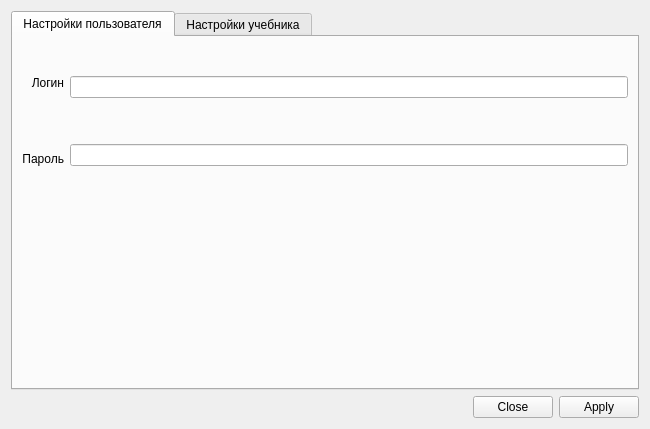
<?xml version="1.0" encoding="UTF-8"?>
<ui version="4.0">
 <class>Dialog</class>
 <widget class="QDialog" name="Dialog">
  <property name="geometry">
   <rect>
    <x>0</x>
    <y>0</y>
    <width>650</width>
    <height>429</height>
   </rect>
  </property>
  <property name="windowTitle">
   <string>Dialog</string>
  </property>
  <layout class="QVBoxLayout" name="verticalLayout">
   <item>
    <widget class="QTabWidget" name="settings_tabs">
     <property name="enabled">
      <bool>true</bool>
     </property>
     <property name="currentIndex">
      <number>0</number>
     </property>
     <widget class="QWidget" name="userData_tab">
      <attribute name="title">
       <string>Настройки пользователя</string>
      </attribute>
      <layout class="QVBoxLayout" name="verticalLayout_7">
       <item>
        <spacer name="verticalSpacer_11">
         <property name="orientation">
          <enum>Qt::Vertical</enum>
         </property>
         <property name="sizeHint" stdset="0">
          <size>
           <width>20</width>
           <height>26</height>
          </size>
         </property>
        </spacer>
       </item>
       <item>
        <layout class="QHBoxLayout" name="horizontalLayout_9">
         <item>
          <layout class="QVBoxLayout" name="verticalLayout_5">
           <item>
            <layout class="QHBoxLayout" name="horizontalLayout_8">
             <item>
              <widget class="QLabel" name="label_4">
               <property name="text">
                <string>Логин</string>
               </property>
               <property name="alignment">
                <set>Qt::AlignRight|Qt::AlignTrailing|Qt::AlignVCenter</set>
               </property>
              </widget>
             </item>
            </layout>
           </item>
           <item>
            <spacer name="verticalSpacer_9">
             <property name="orientation">
              <enum>Qt::Vertical</enum>
             </property>
             <property name="sizeHint" stdset="0">
              <size>
               <width>20</width>
               <height>40</height>
              </size>
             </property>
            </spacer>
           </item>
           <item>
            <layout class="QHBoxLayout" name="horizontalLayout_7">
             <item>
              <widget class="QLabel" name="label_5">
               <property name="text">
                <string>Пароль</string>
               </property>
               <property name="alignment">
                <set>Qt::AlignRight|Qt::AlignTrailing|Qt::AlignVCenter</set>
               </property>
              </widget>
             </item>
            </layout>
           </item>
          </layout>
         </item>
         <item>
          <layout class="QVBoxLayout" name="verticalLayout_6">
           <item>
            <widget class="QLineEdit" name="login_edit"/>
           </item>
           <item>
            <spacer name="verticalSpacer_10">
             <property name="orientation">
              <enum>Qt::Vertical</enum>
             </property>
             <property name="sizeHint" stdset="0">
              <size>
               <width>20</width>
               <height>40</height>
              </size>
             </property>
            </spacer>
           </item>
           <item>
            <widget class="QLineEdit" name="password_edit"/>
           </item>
          </layout>
         </item>
        </layout>
       </item>
       <item>
        <spacer name="verticalSpacer_12">
         <property name="orientation">
          <enum>Qt::Vertical</enum>
         </property>
         <property name="sizeHint" stdset="0">
          <size>
           <width>20</width>
           <height>26</height>
          </size>
         </property>
        </spacer>
       </item>
       <item>
        <spacer name="verticalSpacer_15">
         <property name="orientation">
          <enum>Qt::Vertical</enum>
         </property>
         <property name="sizeHint" stdset="0">
          <size>
           <width>20</width>
           <height>12</height>
          </size>
         </property>
        </spacer>
       </item>
       <item>
        <spacer name="verticalSpacer_13">
         <property name="orientation">
          <enum>Qt::Vertical</enum>
         </property>
         <property name="sizeHint" stdset="0">
          <size>
           <width>20</width>
           <height>25</height>
          </size>
         </property>
        </spacer>
       </item>
       <item>
        <spacer name="verticalSpacer_17">
         <property name="orientation">
          <enum>Qt::Vertical</enum>
         </property>
         <property name="sizeHint" stdset="0">
          <size>
           <width>20</width>
           <height>12</height>
          </size>
         </property>
        </spacer>
       </item>
       <item>
        <spacer name="verticalSpacer_18">
         <property name="orientation">
          <enum>Qt::Vertical</enum>
         </property>
         <property name="sizeHint" stdset="0">
          <size>
           <width>20</width>
           <height>26</height>
          </size>
         </property>
        </spacer>
       </item>
       <item>
        <spacer name="verticalSpacer_16">
         <property name="orientation">
          <enum>Qt::Vertical</enum>
         </property>
         <property name="sizeHint" stdset="0">
          <size>
           <width>20</width>
           <height>26</height>
          </size>
         </property>
        </spacer>
       </item>
       <item>
        <spacer name="verticalSpacer_14">
         <property name="orientation">
          <enum>Qt::Vertical</enum>
         </property>
         <property name="sizeHint" stdset="0">
          <size>
           <width>20</width>
           <height>26</height>
          </size>
         </property>
        </spacer>
       </item>
      </layout>
     </widget>
     <widget class="QWidget" name="bookData_tab">
      <attribute name="title">
       <string>Настройки учебника</string>
      </attribute>
      <layout class="QVBoxLayout" name="verticalLayout_9">
       <item>
        <spacer name="verticalSpacer">
         <property name="orientation">
          <enum>Qt::Vertical</enum>
         </property>
         <property name="sizeHint" stdset="0">
          <size>
           <width>20</width>
           <height>28</height>
          </size>
         </property>
        </spacer>
       </item>
       <item>
        <layout class="QFormLayout" name="formLayout">
         <property name="fieldGrowthPolicy">
          <enum>QFormLayout::AllNonFixedFieldsGrow</enum>
         </property>
         <item row="0" column="0">
          <layout class="QVBoxLayout" name="verticalLayout_2">
           <item>
            <widget class="QLabel" name="label_3">
             <property name="layoutDirection">
              <enum>Qt::LeftToRight</enum>
             </property>
             <property name="text">
              <string>Курс в CMS</string>
             </property>
             <property name="textFormat">
              <enum>Qt::AutoText</enum>
             </property>
             <property name="alignment">
              <set>Qt::AlignRight|Qt::AlignTrailing|Qt::AlignVCenter</set>
             </property>
            </widget>
           </item>
           <item>
            <widget class="QLabel" name="label">
             <property name="text">
              <string>Первая страница</string>
             </property>
             <property name="alignment">
              <set>Qt::AlignRight|Qt::AlignTrailing|Qt::AlignVCenter</set>
             </property>
            </widget>
           </item>
           <item>
            <widget class="QLabel" name="label_2">
             <property name="text">
              <string>Поля</string>
             </property>
             <property name="alignment">
              <set>Qt::AlignRight|Qt::AlignTrailing|Qt::AlignVCenter</set>
             </property>
            </widget>
           </item>
          </layout>
         </item>
         <item row="0" column="1">
          <layout class="QVBoxLayout" name="verticalLayout_3">
           <item>
            <widget class="QLineEdit" name="cmsCourse_edit">
             <property name="frame">
              <bool>true</bool>
             </property>
            </widget>
           </item>
           <item>
            <widget class="QGroupBox" name="first_page_group">
             <property name="title">
              <string/>
             </property>
             <property name="flat">
              <bool>true</bool>
             </property>
             <property name="checkable">
              <bool>false</bool>
             </property>
             <layout class="QHBoxLayout" name="horizontalLayout_5">
              <property name="topMargin">
               <number>17</number>
              </property>
              <property name="bottomMargin">
               <number>0</number>
              </property>
              <item>
               <widget class="QRadioButton" name="leftPage_radio">
                <property name="text">
                 <string>левая</string>
                </property>
               </widget>
              </item>
              <item>
               <widget class="QRadioButton" name="rightPage_radio">
                <property name="text">
                 <string>правая</string>
                </property>
               </widget>
              </item>
             </layout>
            </widget>
           </item>
           <item>
            <widget class="QGroupBox" name="groupBox">
             <property name="title">
              <string/>
             </property>
             <property name="flat">
              <bool>true</bool>
             </property>
             <layout class="QHBoxLayout" name="horizontalLayout_4">
              <property name="bottomMargin">
               <number>0</number>
              </property>
              <item>
               <widget class="QCheckBox" name="leftMargin_checkbox">
                <property name="text">
                 <string>слева</string>
                </property>
               </widget>
              </item>
              <item>
               <widget class="QCheckBox" name="rightMargin_checkbox">
                <property name="text">
                 <string>справа</string>
                </property>
               </widget>
              </item>
             </layout>
            </widget>
           </item>
          </layout>
         </item>
        </layout>
       </item>
       <item>
        <spacer name="verticalSpacer_2">
         <property name="orientation">
          <enum>Qt::Vertical</enum>
         </property>
         <property name="sizeHint" stdset="0">
          <size>
           <width>20</width>
           <height>13</height>
          </size>
         </property>
        </spacer>
       </item>
       <item>
        <spacer name="verticalSpacer_5">
         <property name="orientation">
          <enum>Qt::Vertical</enum>
         </property>
         <property name="sizeHint" stdset="0">
          <size>
           <width>20</width>
           <height>40</height>
          </size>
         </property>
        </spacer>
       </item>
       <item>
        <layout class="QHBoxLayout" name="horizontalLayout_6">
         <item>
          <layout class="QVBoxLayout" name="verticalLayout_4">
           <item>
            <widget class="QLabel" name="label_6">
             <property name="layoutDirection">
              <enum>Qt::LeftToRight</enum>
             </property>
             <property name="text">
              <string>Автозоны, начало параграфа</string>
             </property>
             <property name="textFormat">
              <enum>Qt::AutoText</enum>
             </property>
             <property name="alignment">
              <set>Qt::AlignRight|Qt::AlignTrailing|Qt::AlignVCenter</set>
             </property>
            </widget>
           </item>
           <item>
            <widget class="QLabel" name="label_7">
             <property name="layoutDirection">
              <enum>Qt::LeftToRight</enum>
             </property>
             <property name="text">
              <string>Автозоны, конец параграфа</string>
             </property>
             <property name="textFormat">
              <enum>Qt::AutoText</enum>
             </property>
             <property name="alignment">
              <set>Qt::AlignRight|Qt::AlignTrailing|Qt::AlignVCenter</set>
             </property>
            </widget>
           </item>
           <item>
            <widget class="QLabel" name="label_8">
             <property name="layoutDirection">
              <enum>Qt::LeftToRight</enum>
             </property>
             <property name="text">
              <string>Сквозные автозоны</string>
             </property>
             <property name="textFormat">
              <enum>Qt::AutoText</enum>
             </property>
             <property name="alignment">
              <set>Qt::AlignRight|Qt::AlignTrailing|Qt::AlignVCenter</set>
             </property>
            </widget>
           </item>
          </layout>
         </item>
         <item>
          <layout class="QVBoxLayout" name="verticalLayout_8">
           <item>
            <layout class="QHBoxLayout" name="horizontalLayout">
             <item>
              <widget class="QLineEdit" name="startZones_edit"/>
             </item>
             <item>
              <widget class="QPushButton" name="addStart_button">
               <property name="text">
                <string>+</string>
               </property>
              </widget>
             </item>
            </layout>
           </item>
           <item>
            <layout class="QHBoxLayout" name="horizontalLayout_2">
             <item>
              <widget class="QLineEdit" name="endZones_edit"/>
             </item>
             <item>
              <widget class="QPushButton" name="addEnd_button">
               <property name="text">
                <string>+</string>
               </property>
              </widget>
             </item>
            </layout>
           </item>
           <item>
            <layout class="QHBoxLayout" name="horizontalLayout_3">
             <item>
              <widget class="QLineEdit" name="passthroughZones_edit"/>
             </item>
             <item>
              <widget class="QPushButton" name="addPassthrough_button">
               <property name="text">
                <string>+</string>
               </property>
              </widget>
             </item>
            </layout>
           </item>
          </layout>
         </item>
        </layout>
       </item>
       <item>
        <spacer name="verticalSpacer_3">
         <property name="orientation">
          <enum>Qt::Vertical</enum>
         </property>
         <property name="sizeHint" stdset="0">
          <size>
           <width>20</width>
           <height>22</height>
          </size>
         </property>
        </spacer>
       </item>
      </layout>
      <zorder>verticalSpacer</zorder>
      <zorder>verticalSpacer_2</zorder>
      <zorder>verticalSpacer_5</zorder>
      <zorder>verticalSpacer_3</zorder>
     </widget>
    </widget>
   </item>
   <item>
    <widget class="QDialogButtonBox" name="buttonBox">
     <property name="orientation">
      <enum>Qt::Horizontal</enum>
     </property>
     <property name="standardButtons">
      <set>QDialogButtonBox::Apply|QDialogButtonBox::Close</set>
     </property>
    </widget>
   </item>
  </layout>
 </widget>
 <resources/>
 <connections>
  <connection>
   <sender>buttonBox</sender>
   <signal>accepted()</signal>
   <receiver>Dialog</receiver>
   <slot>accept()</slot>
   <hints>
    <hint type="sourcelabel">
     <x>248</x>
     <y>254</y>
    </hint>
    <hint type="destinationlabel">
     <x>157</x>
     <y>274</y>
    </hint>
   </hints>
  </connection>
  <connection>
   <sender>buttonBox</sender>
   <signal>rejected()</signal>
   <receiver>Dialog</receiver>
   <slot>reject()</slot>
   <hints>
    <hint type="sourcelabel">
     <x>316</x>
     <y>260</y>
    </hint>
    <hint type="destinationlabel">
     <x>286</x>
     <y>274</y>
    </hint>
   </hints>
  </connection>
 </connections>
</ui>
